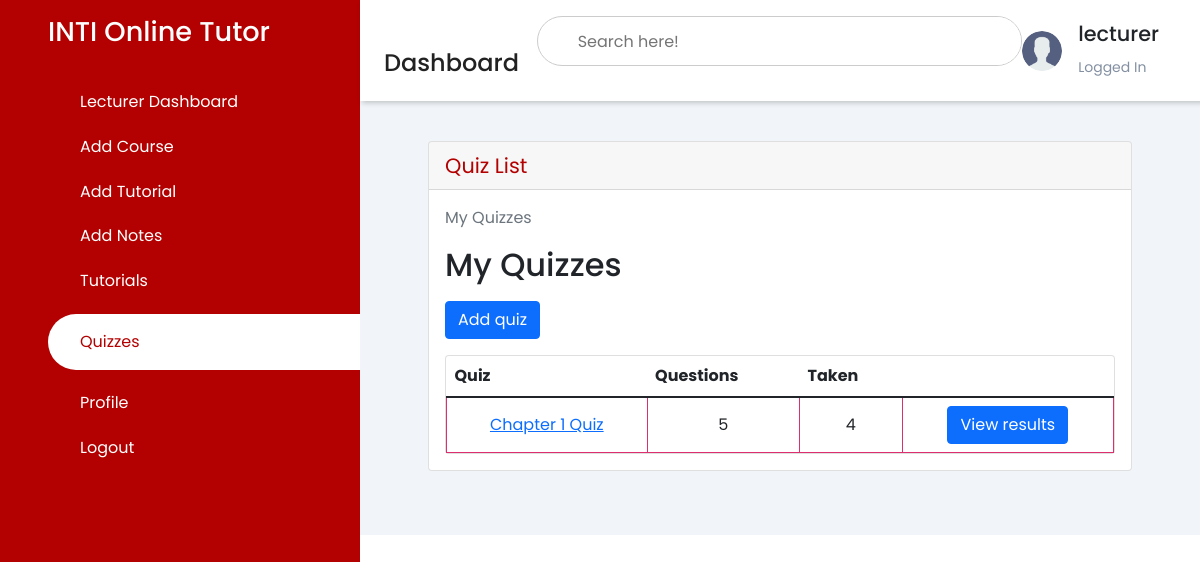
/list_quiz/ (signed in), run on an earlier commit of the app's database.
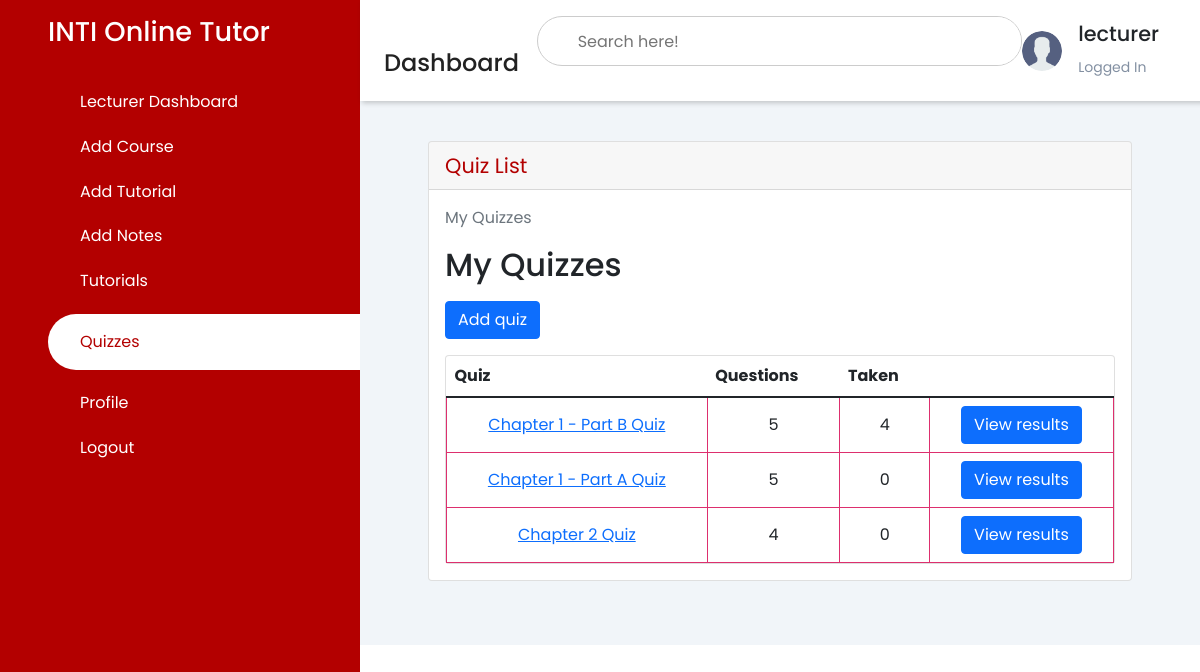
And on a later commit of the database.
### pages/models.py (models this page shows, shortened)
class Quiz(models.Model):
    owner = models.ForeignKey(User, on_delete=models.CASCADE, related_name='quizzes')
    name = models.CharField(max_length=255)
    course = models.ForeignKey(Course, on_delete=models.CASCADE, related_name='quizzes')

### pages/views.py (the view)
# urls.py: path('list_quiz/', QuizListView.as_view(), name='list_quiz'),
class QuizListView(ListView):
    model = Quiz
    ordering = ('name',)
    context_object_name = 'quizzes'
    template_name = 'dashboard/lecturer/list_quiz.html'
    def get_queryset(self):
        queryset = self.request.user.quizzes \
            .select_related('course') \
            .annotate(questions_count=Count('questions', distinct=True)) \
            .annotate(taken_count=Count('taken_quizzes', distinct=True))
        return queryset

### templates/dashboard/lecturer/list_quiz.html (shortened to what the changed rows need)
<!DOCTYPE html>
<html lang="en">
<head>
    {% load static %}
    {% load crispy_forms_tags %}
    <link rel="stylesheet" href="https://maxst.icons8.com/vue-static/landings/line-awesome/line-awesome/1.3.0/css/line-awesome.min.css">
    <link rel="stylesheet" href="https://maxst.icons8.com/vue-static/landings/line-awesome/font-awesome-line-awesome/css/all.min.css">
    <link href="https://cdn.jsdelivr.net/npm/bootstrap@5.1.3/dist/css/bootstrap.min.css" rel="stylesheet">
    <link rel="stylesheet" href="{% static 'css/style.css' %}">
</head>
<body>
    <div class="sidebar">
        <div class="sidebar-brand">
            <h2>INTI Online Tutor</h2>
        </div>
    </div>
    <div class="main-content">
        <header>
            <div class="header-title">
                <h2>
                    <label for="">
                    <span class="las la-bars"></span>
                </label>
                    Dashboard
                </h2>
            </div>
        </header>
        <main>
            <div class="container-fluid">
        <div class="row">
          <div class="col-12 mb-3">
          <div class="col-12 mb-3">
                <div id="content-wrapper" style="padding-top: 20px">
          <div class="container-fluid">
              <div class="card mb-3">
                  <div class="card-body">
            <div class="col-sm-12">
            <h2 class="mb-3">My Quizzes</h2>
            <div class="card">
              <table class="table mb-0">
                <thead>
                  <tr>
                    <th>Quiz</th>
                    <th>Questions</th>
                    <th>Taken</th>
                    <th></th>
                  </tr>
                </thead>
                <tbody>
                  {% for quiz in quizzes %}
                    <tr>
                      <td class="align-middle"><a href="{% url 'update_quiz' quiz.pk %}">{{ quiz.name }}</a></td>
                      <td class="align-middle">{{ quiz.questions_count }}</td>
                      <td class="align-middle">{{ quiz.taken_count }}</td>
                      <td class="text-right">
                        <a href="{% url 'quiz_results' quiz.pk %}" class="btn btn-primary">View results</a>
                      </td>
                    </tr>
                  {% empty %}
                    <tr>
                      <td class="bg-light text-center font-italic" colspan="5">You haven't created any quiz yet.</td>
                    </tr>
                  {% endfor %}
                </tbody>
              </table>
            </div>
        </main>
    </div>
</body>
</html>

What changed in the data, as far as the page shows it:
changed Quiz: name "Chapter 1 Quiz" → "Chapter 1 - Part B Quiz"
added Quiz: name "Chapter 1 - Part A Quiz", questions_count "5", taken_count "0"
added Quiz: name "Chapter 2 Quiz", questions_count "4", taken_count "0"
